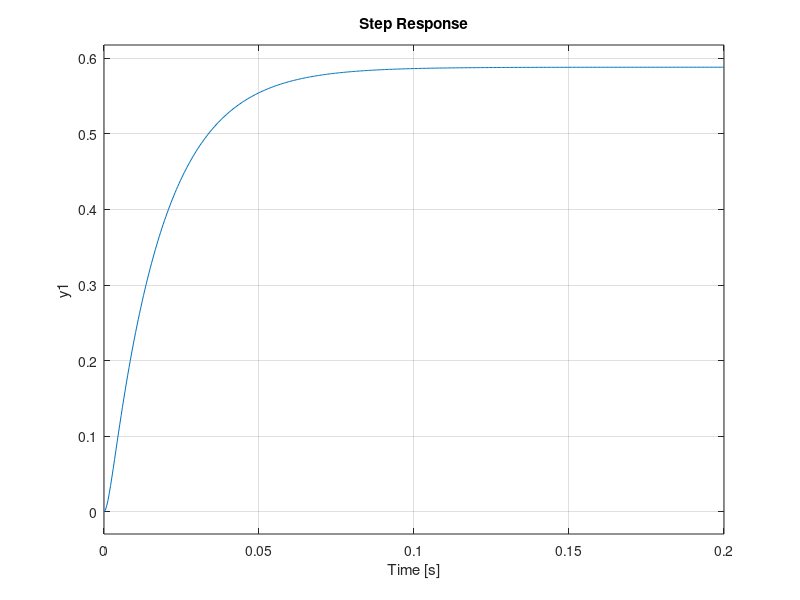

Reproduce this figure in MATLAB. (Note: this script raises an error after producing the figure.)
clear; clc;
s = tf('s');
load("pololu_37D_pos_second_order", "G_pos");
sys = G_pos;
%% Motor Model
% Motor parameters
L = 2.3e-3;
R = 1.7;
K = 1.339;

G = 1/(s*L+R);

%% Controller tuning
% rltool
C= 0.04609*(s+738.7)/s;

% Sampling time
bode(feedback(C*G,1)) % Closed loop bandwidth of the system is 200 rad/s
W_omega3 = 200;
omega_s_min = 5*W_omega3;
Ts_max = 2*pi/omega_s_min;

Ts = 0.005;


%% De-noising
Tf = Ts/2;
bode(1/(1+s*Tf))
omega_3f = 1/Tf;
f_cut = omega_3f/(2*pi);
Cf = 1/(f_cut*11000) - 1e-9

% RC Filter
R_f = 1.7e3;
C_base = 1e-9;
G_f = 1/(1+s*R_f*(C_base+300e-9))
bode(G_f)

R_f = 1.7e3;
C_base = 1e-9;
G_f = 1/(1+s*R_f*(C_base+10e-6))
bode(G_f)

hold on
step(G)
step(G*G_f)

%% Fourier analisys
y = current.Data
x = current.Time
[y2,x2] = resample(y,x);
plot(x, y)
hold on
plot(x2,y2)

x3 = x2(x2 > 3);
y3 = y2(x2 > 3);
plot(x3,y3)

fourier = fft(x3); 
m = abs(fourier);
f = (0:length(fourier)-1)*300/length(fourier); 
plot(f,m)
